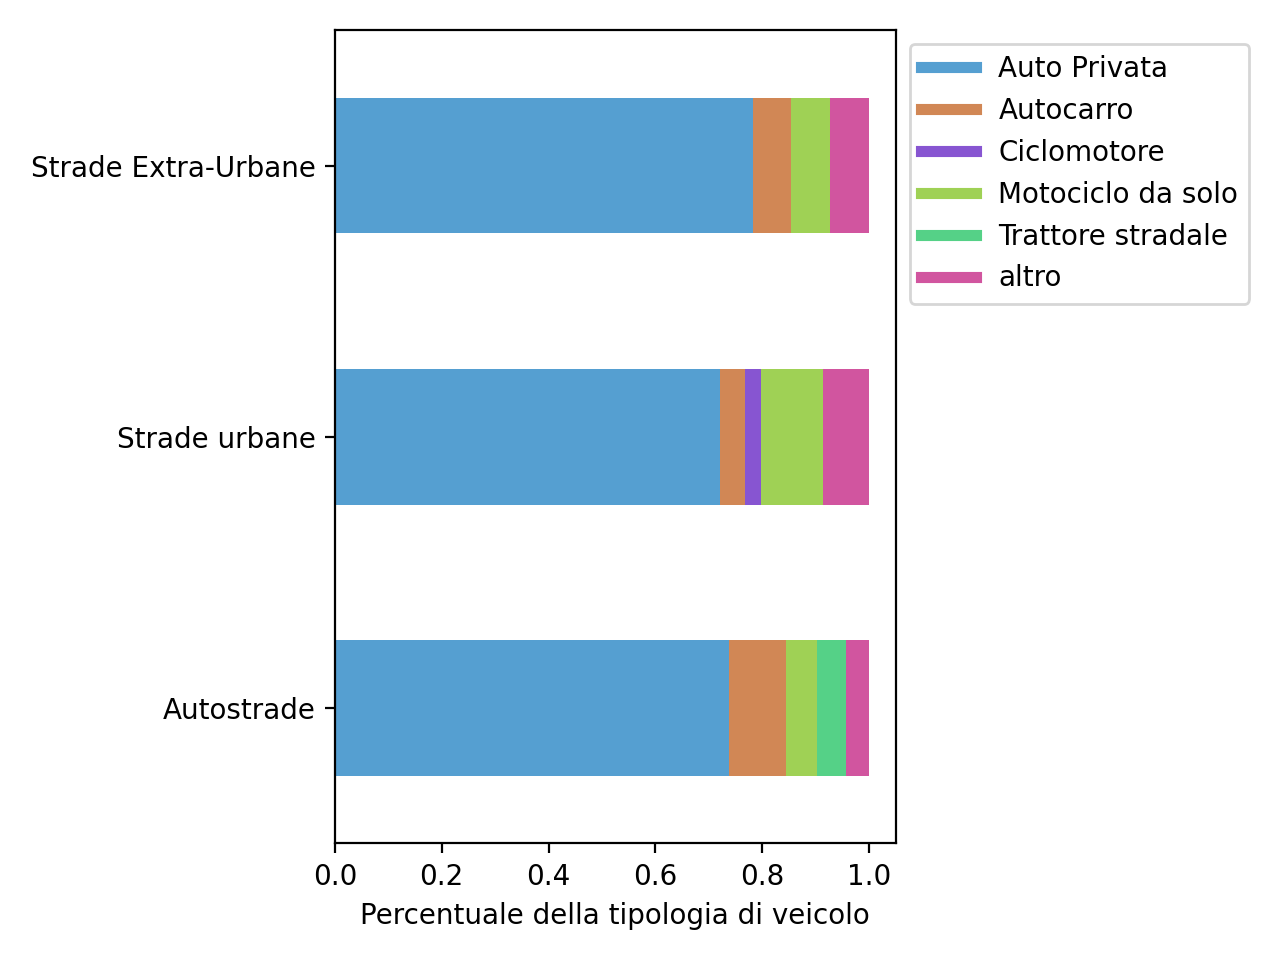

This figure's Python source:

import pandas as pd
import matplotlib.pyplot as plt
import sys
sys.path.append("src/")
import label_utils
import heatmap as H

data = pd.read_csv("dataset/incidenti/incidenti_2018.txt", sep="\t")

autostrade_veicoli = data[data['localizzazione_incidente'] == 7]['tipo_veicolo_a']
autostrade_veicoli = label_utils.join_labels(autostrade_veicoli, "dataset/incidenti/Classificazioni/tipo_veicoli__b_.csv").value_counts(normalize=True).sort_index()

strade_urbane = data[(data['localizzazione_incidente'] == 1) | (data['localizzazione_incidente'] == 2) | (data['localizzazione_incidente'] == 3)]['tipo_veicolo_a']
strade_urbane = label_utils.join_labels(strade_urbane, "dataset/incidenti/Classificazioni/tipo_veicoli__b_.csv").value_counts(normalize=True).sort_index()

strade_extraurbane = data[(data['localizzazione_incidente'] == 4) | (data['localizzazione_incidente'] == 5) | (data['localizzazione_incidente'] == 6)]['tipo_veicolo_a']
strade_extraurbane = label_utils.join_labels(strade_extraurbane, "dataset/incidenti/Classificazioni/tipo_veicoli__b_.csv").value_counts(normalize=True).sort_index()

uniti = pd.DataFrame([
   autostrade_veicoli, strade_urbane, strade_extraurbane
], index=['Autostrade', 'Strade urbane', 'Strade Extra-Urbane']).transpose().dropna().transpose()

uniti[uniti < 0.02] = 0.0
uniti['altro'] = 1 - uniti.transpose().sum()

autoc= ['#8755d1']*15 
suc = ['#8755d1']*15 
seuc = ['#8755d1']*15
autoc[0] =  '#559fd1'
suc[0] =    '#559fd1'
seuc[0] =   '#559fd1'
autoc[4] =  '#d18755'
suc[4] =    '#d18755'
seuc[4] =   '#d18755'
autoc[9] =  '#9fd155'
suc[9] =    '#9fd155'
seuc[9] =   '#9fd155'
autoc[14] = '#d1559f'
suc[14] =   '#d1559f'
seuc[14] =  '#d1559f'
autoc[11] = '#55d187'

color_ls = autoc+suc+seuc
print(uniti.transpose())
colors = ['#559fd1', '#d18755', '#8755d1', '#9fd155', '#55d187', '#d1559f']
labels =['Auto Privata', 'Autocarro', 'Ciclomotore', 'Motociclo da solo', 'Trattore stradale', 'altro']

from matplotlib.lines import Line2D
lines = [Line2D([], [], color=c, linewidth=4) for c in colors]

uniti.plot.barh(stacked=True, color=color_ls)
plt.legend(lines, labels, bbox_to_anchor=(1,1), loc="upper left")
plt.xlabel("Percentuale della tipologia di veicolo")
plt.tight_layout()
plt.show()
